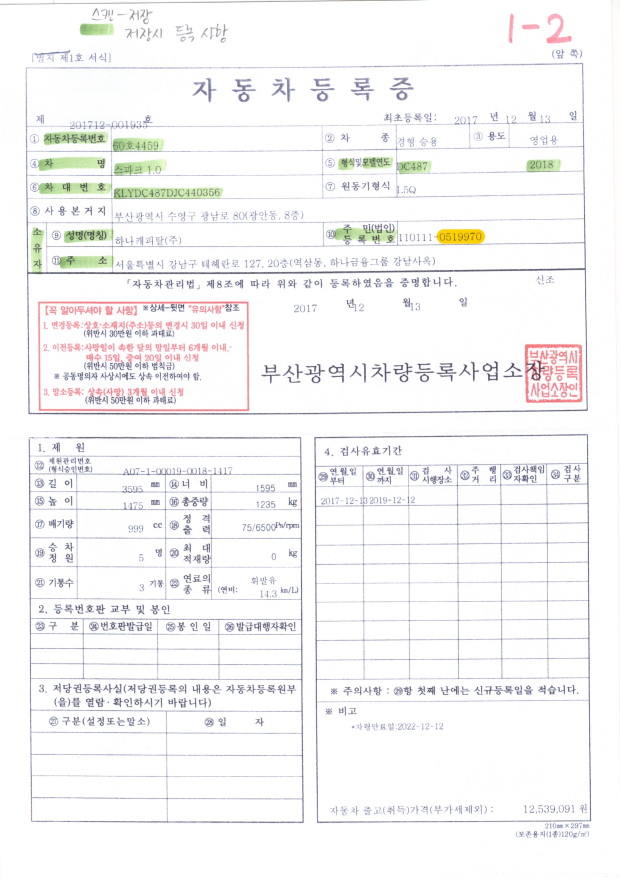
#> input picture document/car_document.jpg, 1240 x 1755 px, found by its file name (shown at 1/2 size)
$ python practice3.py
#> lines starting #> are read from the running program, lines starting #| are printed output that depends on the picture; after the words box and inside, x2 and y2 are one past the last pixel; in counts of white or black regions, pixels touching at a corner belong together
import numpy as np
import cv2
import math


def biggest_contour(contours):
    biggest = np.array([])
    max_area = 0
    for i in contours:
        area = cv2.contourArea(i)
        if area > 100:
            peri = cv2.arcLength(i,True)      # 외각선 길이 반환
            approx = cv2.approxPolyDP(i, 0.015*peri, True)     # 외각선을 근사화(단순화) 합니다.
            if area > max_area and len(approx) == 4:
                biggest = approx
                max_area = area
    return biggest


############## 이미지 전처리 (이미지 업로드, 이진화, blur, canny )

upload_image = cv2.imread("/home/matrix/Desktop/code/AI_POC/document/car_document.jpg", cv2.IMREAD_GRAYSCALE)
#> upload_image: shape (1755, 1240); min 50, max 255, mean 245.8
# upload_image = cv2.resize( upload_image, None, fx = 0.7, fy = 0.7, interpolation = cv2.INTER_AREA )
frame_height,frame_width = upload_image.shape
#> frame_height = 1755; frame_width = 1240

ret, binary_image = cv2.threshold(upload_image, 240, 255, cv2.THRESH_BINARY)   # 이진화
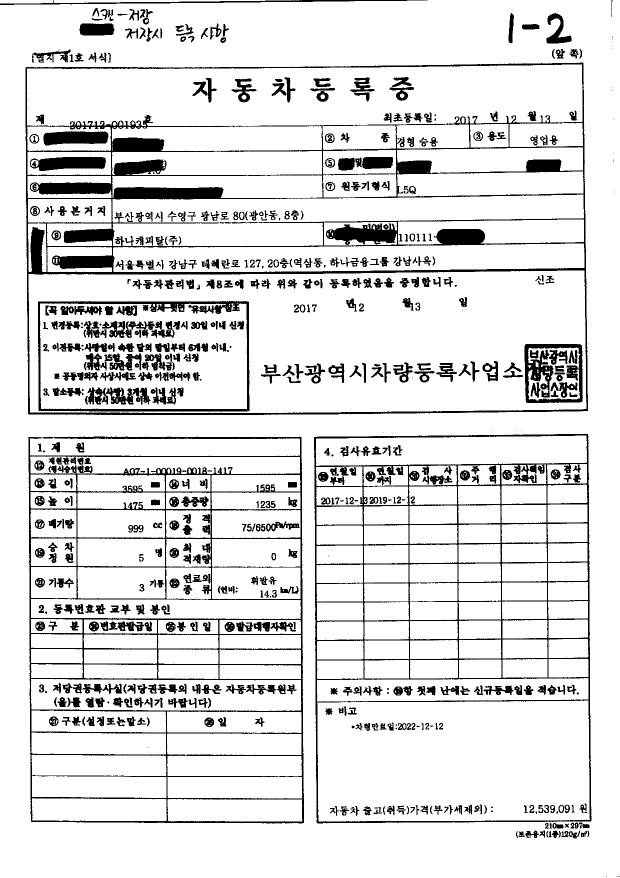
#> binary_image: shape (1755, 1240) (shown at 1/2 size); 87.8% white; 712 black regions (84 under 20 px), largest, box (x1, y1, x2, y2) and area: (51, 125, 1176, 830) 65297, (56, 872, 608, 1647) 35775, (628, 867, 1183, 1647) 30958

gblur_image = cv2.GaussianBlur(binary_image, (3,3), 0)      # 전체적으로 밀도가 동일한 노이즈, 백색 노이즈를 제거하는 기능
canny_image = cv2.Canny(gblur_image, 75,200, True)
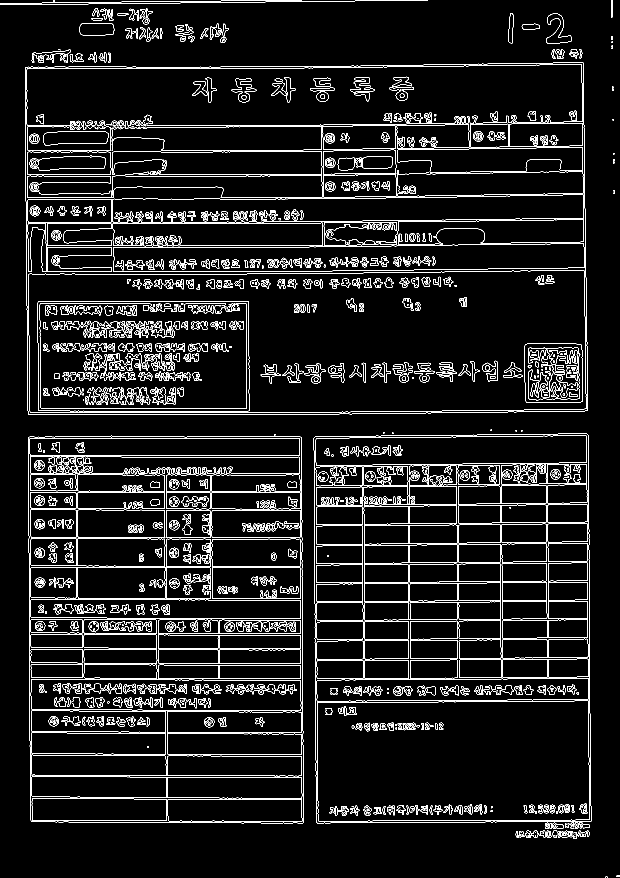
#> canny_image: shape (1755, 1240) (shown at 1/2 size); 6.7% white in thin lines or dots


############### 큰박스 3개 검출

cnts, hierarchy = cv2.findContours(canny_image, cv2.RETR_EXTERNAL, cv2.CHAIN_APPROX_SIMPLE)   # image / mode / method
#> cnts = 86 contours, 38 with area under 20; largest, box (x1, y1, x2, y2) and area: (50, 124, 1176, 830) 777920, (627, 867, 1183, 1647) 424798, (56, 872, 608, 1647) 421382, (158, 46, 229, 71) 1547, (1092, 26, 1143, 87) 1283
cnts = sorted(cnts, key=cv2.contourArea, reverse=True) # contourArea : contour가 그린 면적

upload_image = cv2.cvtColor(upload_image, cv2.COLOR_GRAY2BGR)
#> upload_image: shape (1755, 1240, 3)


######## rect_list에 cnts를 좌상단->우하단 순서로 만들기위해서 좌표를 담아주고 정렬

n = 3

rect_list = []

for i in range(n):
    biggest = biggest_contour(cnts[i:])

    cv2.drawContours(upload_image, [biggest], -1, (255,0,0),3 )

    points = biggest.reshape(4,2)
    input_points = np.zeros((4,2), dtype = "float32")

    points_sum = points.sum(axis = 1)
    input_points[0] = points[np.argmin(points_sum)]   # top left
    input_points[3] = points[np.argmax(points_sum)]   # bottom right

    points_diff = np.diff(points, axis=1)
    input_points[1] = points[np.argmin(points_diff)]   # top right
    input_points[2] = points[np.argmax(points_diff)]   # bottom left

    # [5 lines of commented-out code are left out]

    rect_list.append(input_points)
#> this loop made 3 passes
#> (points, points_sum, points_diff) on passes 1 to 3: ([[1166, 125], [51, 134], [56, 828], [1175, 821]], [1291, 185, 884, 1996], [-1041, 83, 772, -354]), ([[1175, 868], [628, 874], [634, 1646], [1182, 1642]], [2043, 1502, 2280, 2824], [-307, 246, 1012, 460]), ([[56, 874], [62, 1643], [607, 1645], [602, 874]], [930, 1705, 2252, 1476], [818, 1581, 1038, 272])
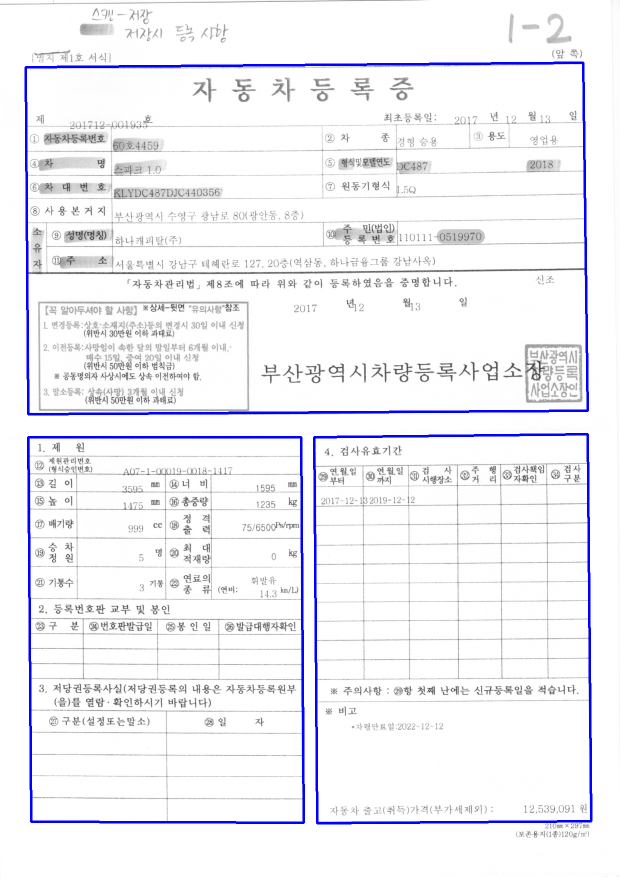
#> upload_image: shape (1755, 1240, 3) (shown at 1/2 size); mean B, G, R 246.8, 241.6, 241.6
#> after the loop, rect_list = [[[51, 134], [1166, 125], [56, 828], [1175, 821]], [[628, 874], [1175, 868], [634, 1646], [1182, 1642]], [[56, 874], [602, 874], [62, 1643], [607, 1645]]]

rect_list2 = []
rect_list3 = []

height_list = [0, frame_height*0.5, frame_height ]
#> height_list = [0, 877.5, 1755]

for j in range(len(height_list)-1):
    rect_list2 = [rect_list[i] for i in range(len(rect_list)) if ((rect_list[i][0][1]+rect_list[i][3][1])/2) >= height_list[j] and ((rect_list[i][0][1]+rect_list[i][3][1])/2) <= height_list[j+1] ]
    rect_list2.sort(key=lambda x: x[0][0])
    for i in rect_list2:
        rect_list3.append(i)
#> this loop made 2 passes
#> after the loop, rect_list3 = [[[51, 134], [1166, 125], [56, 828], [1175, 821]], [[56, 874], [602, 874], [62, 1643], [607, 1645]], [[628, 874], [1175, 868], [634, 1646], [1182, 1642]]]

################## 각 좌표에따라 원근변환

for k in range(n):
    input_points2 = rect_list3[k]

    (top_left, top_right, bottom_left, bottom_right) = input_points2
    bottom_width = np.sqrt( ((bottom_right[0] - bottom_left[0])**2) + ((bottom_right[1] - bottom_left[1])**2) )
    top_width = np.sqrt( ((top_right[0] - top_left[0])**2) + ((top_right[1] - top_left[1])**2) )
    right_height = np.sqrt( ((top_right[0] - bottom_right[0])**2) + ((top_right[1] - bottom_right[1])**2) )
    left_height = np.sqrt( ((top_left[0] - bottom_left[0])**2) + ((top_left[1] - bottom_left[1])**2) )

    max_width = max( int(bottom_width), int(top_width) )
    max_height = max( int(right_height), int(left_height) )

    converted_points = np.float32( [[0,0], [max_width,0], [0,max_height], [max_width, max_height]] )

    matrix = cv2.getPerspectiveTransform(input_points2, converted_points)
    crop_image = cv2.warpPerspective( upload_image , matrix, (max_width,max_height))


    cv2.imshow("upload_image", upload_image)
    cv2.imshow("crop_image", crop_image)

    cv2.waitKey(0)
    cv2.destroyAllWindows()
    print(max_width,max_height)


    ##################### 큰박스안에서 작은 박스찾기

    crop_image = cv2.cvtColor(crop_image, cv2.COLOR_BGR2GRAY)
    ret, small_binary_image = cv2.threshold(crop_image, 240, 255, cv2.THRESH_BINARY)   # 이진화


    small_cnts, hierarchy = cv2.findContours(small_binary_image, cv2.RETR_EXTERNAL, cv2.CHAIN_APPROX_SIMPLE)   # image / mode / method
    small_cnts = sorted(small_cnts, key=cv2.contourArea, reverse=True) # contourArea : contour가 그린 면적
    # print(len(small_cnts))

    ##################### 작은박스들 좌상단 순서로 정렬

    small_rect_list = []    # rect를 담기위한 list

    for i in range(len(small_cnts)):
        small_rect_list.append(cv2.minAreaRect(small_cnts[i]))   # small_rect_list에 검출된 rect 수만큼 추가

    small_rect_list2 = []
    small_rect_list3 = []


    if k == 0 :
        height_list = [0, max_height*0.1617, max_height*0.2318, max_height*0.3073, max_height*0.3733, max_height*0.442, max_height*0.5054, max_height*0.5701, max_height ]
        # 120, 172, 228, 277, 328, 375, 423, 734    / 742, 1173 = height, width

    elif k == 1:
        height_list = [0,max_height*0.0513, max_height*0.1099, max_height*0.1526, max_height*0.1954,max_height*0.2357,max_height*0.2772,max_height*0.3541,max_height*0.419,max_height ]
        # 0, 42, 90, 125, 160, 193, 227, 290, 434  / 819, 566
    elif k == 2:
        break

    for j in range(len(height_list)):
        small_rect_list2 = [small_rect_list[i] for i in range(len(small_rect_list)) if small_rect_list[i][0][1] >= height_list[j] and small_rect_list[i][0][1] <= height_list[j+1] ]
        small_rect_list2.sort(key=lambda tup: tup[0][0])
        for i in small_rect_list2:
            small_rect_list3.append(i)


    #################### m번 박스 추출

    image_number = 0

    for m in range(len(small_rect_list3)):

        rect = small_rect_list3[m]
        # print(rect)
        r = cv2.boxPoints(rect)
        copy_r = r.copy()

        if rect[2] > 10:        # 각도가 10도이상이라면, 좌표값 순서를 통일하기 위해 변경
            r[0], r[1], r[2], r[3] = copy_r[3],copy_r[0],copy_r[1],copy_r[2]

        box2 = np.int0(r)     # r을 int로 변환


        if rect[2] > 10:
            W = rect[1][1]
            H = rect[1][0]
        else:
            W = rect[1][0]
            H = rect[1][1]

        if W > 30 and H >30:

            crop_image2 = cv2.cvtColor(crop_image, cv2.COLOR_GRAY2BGR)
            cv2.drawContours(crop_image2, [box2], -1, (255,0,0), 2)      # img / 좌표 / 외곽선 index, -1하면 모든 외곽선 그리기 / 색 / 굵기
            cv2.imshow("crop_image2", crop_image2)

            OCR_crop_image = crop_image2[ box2[1][1] : box2[1][1] + int(H) , box2[1][0] : box2[1][0] + int(W) ]
            cv2.imshow("OCR_crop_image_{}".format(image_number), OCR_crop_image)
            image_number += 1


        cv2.waitKey(0)
        cv2.destroyAllWindows()
#> this loop made 3 passes
#> (top_left, top_right, bottom_left, bottom_right, bottom_width, top_width, right_height, left_height) on passes 1 to 2: ([51, 134], [1166, 125], [56, 828], [1175, 821], 1119, 1115, 696.1, 694), ([56, 874], [602, 874], [62, 1643], [607, 1645], 545, 546, 771, 769)
#> (top_left, top_right, bottom_left, bottom_right, bottom_width, top_width, right_height, left_height) on pass 3: ([628, 874], [1175, 868], [634, 1646], [1182, 1642], 548, 547, 774, 772)
#| 1119 696
#| 546 771
#| 548 774
#> pass 1, `ret, small_binary_image = cv2.threshold(crop_image, 240, 255, cv2.THRE..`:
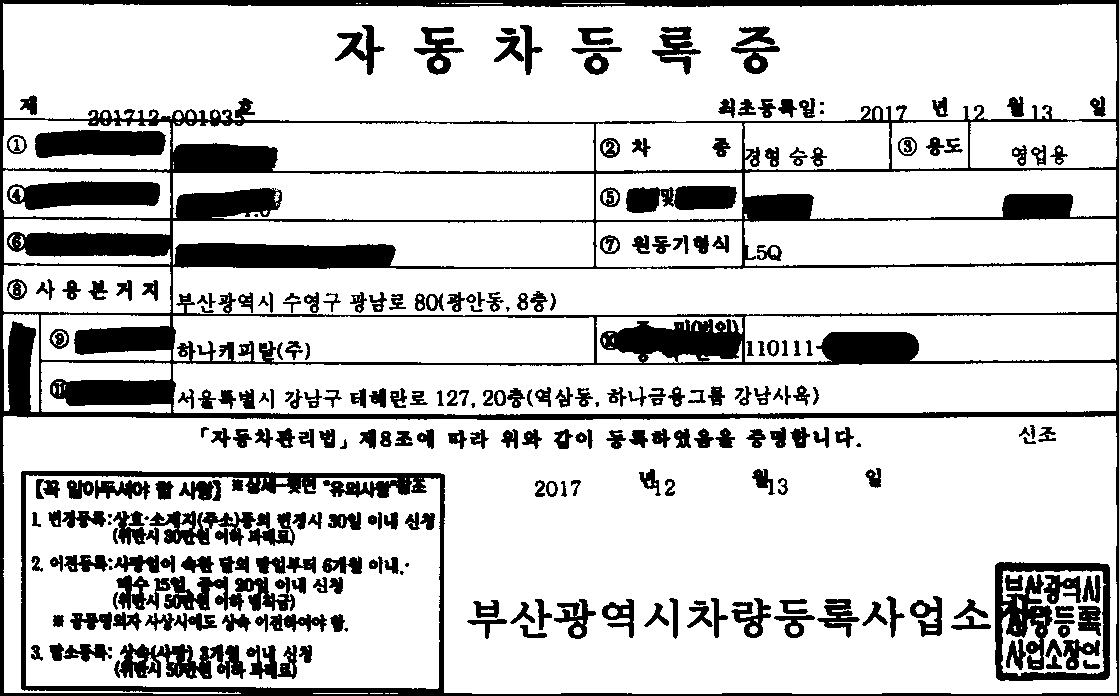
#> small_binary_image: shape (696, 1119); 80.3% white; 277 black regions (17 under 20 px), largest, box (x1, y1, x2, y2) and area: (0, 0, 1119, 696) 79013, (995, 562, 1111, 681) 5255, (7, 181, 160, 210) 3328
#> pass 1, `cv2.imshow("crop_image2", crop_image2)`:
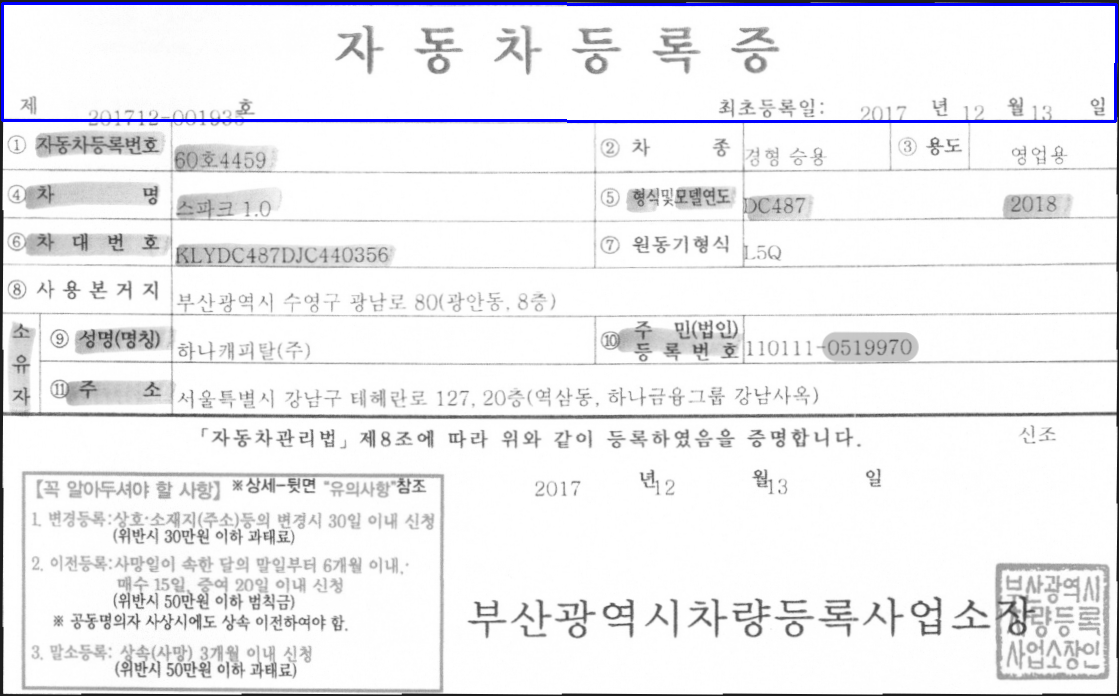
#> window 'crop_image2': shape (696, 1119, 3); mean B, G, R 240.5, 238.1, 238.1
#> after the loop:
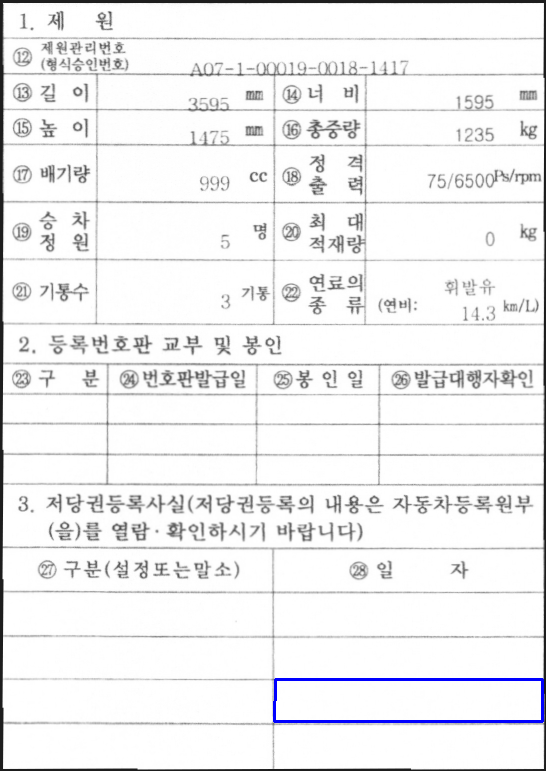
#> crop_image2: shape (771, 546, 3); mean B, G, R 241, 239.9, 239.9
#> after the loop:
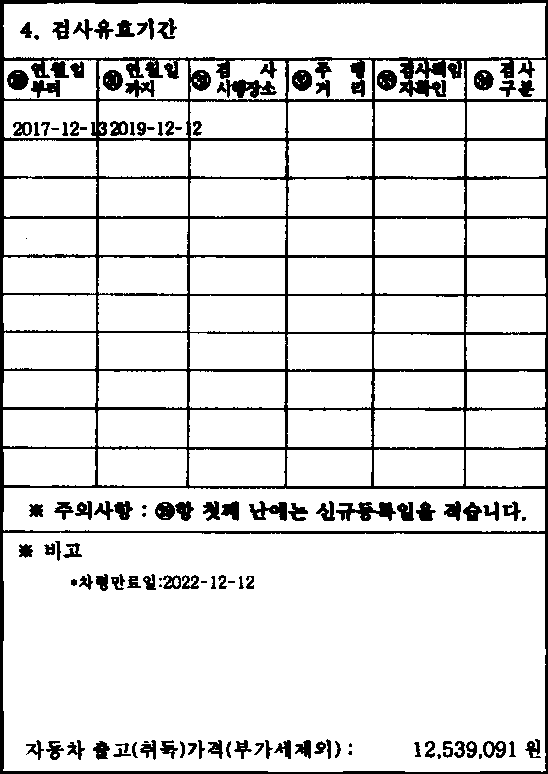
#> small_binary_image: shape (774, 548); 87.9% white; 118 black regions (16 under 20 px), largest, box (x1, y1, x2, y2) and area: (0, 0, 548, 774) 35779, (336, 502, 396, 521) 629, (217, 79, 277, 98) 610


# cv2.waitKey(0)
# cv2.destroyAllWindows()

$ run again, with document/consturction_document.jpg copied over document/car_document.jpg
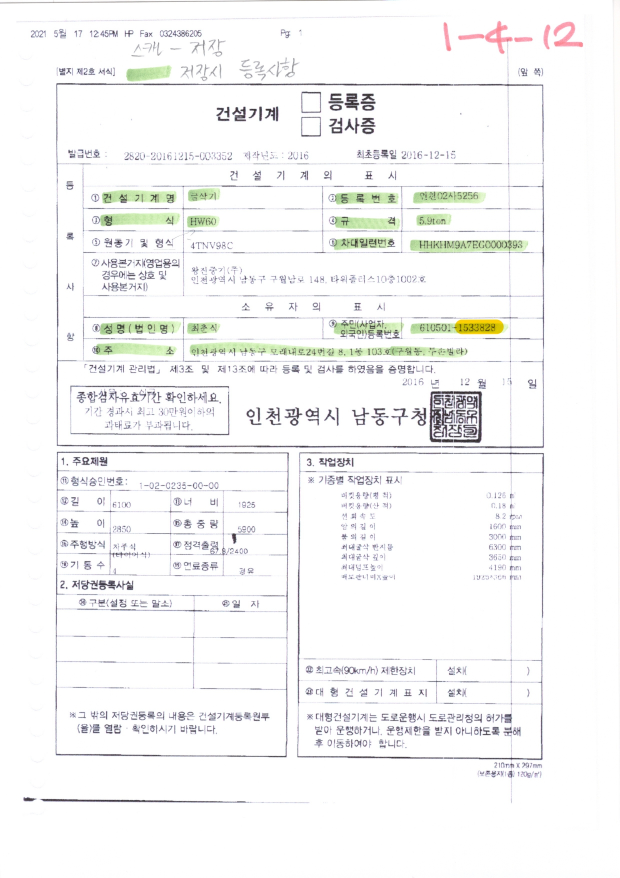
#> input picture document/consturction_document.jpg, 1240 x 1755 px, found by its file name (shown at 1/2 size)
#> binary_image: shape (1755, 1240); 89% white; 958 black regions (250 under 20 px), largest, box (x1, y1, x2, y2) and area: (112, 41, 1089, 1607) 58810, (110, 902, 578, 1515) 18872, (379, 684, 936, 715) 10449
#> `canny_image = cv2.Canny(gblur_image, 75,200, True)`:
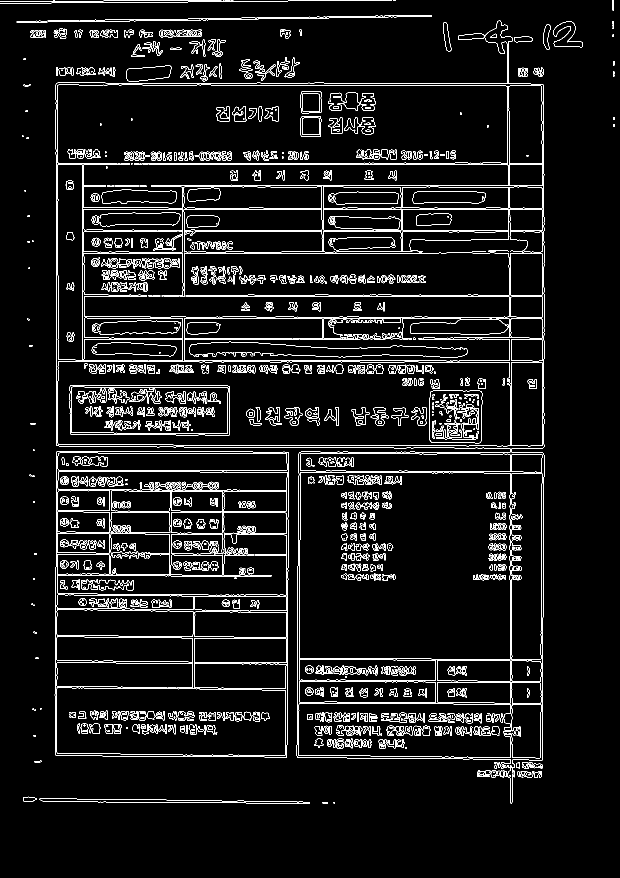
#> canny_image: shape (1755, 1240) (shown at 1/2 size); 5.7% white in thin lines or dots
#> cnts = 375 contours, 173 with area under 20; largest, box (x1, y1, x2, y2) and area: (109, 902, 578, 1515) 282991, (596, 906, 1085, 1515) 281340, (114, 169, 1086, 893) 245604, (1017, 171, 1086, 372) 12971, (805, 418, 1085, 462) 11576
#> the loop `for i in range(n):` made 3 passes
#> (points, points_sum, points_diff) on passes 1 to 3: ([[113, 903], [111, 1510], [573, 1514], [577, 905]], [1016, 1621, 2087, 1482], [790, 1399, 941, 328]), ([[804, 376], [805, 415], [1017, 414], [1016, 374]], [1180, 1220, 1431, 1390], [-428, -390, -603, -642]), ([[804, 376], [805, 415], [1017, 414], [1016, 374]], [1180, 1220, 1431, 1390], [-428, -390, -603, -642])
#> after the loop `for i in range(n):`: rect_list = [[[113, 903], [577, 905], [111, 1510], [573, 1514]], [[804, 376], [1016, 374], [805, 415], [1017, 414]], [[804, 376], [1016, 374], [805, 415], [1017, 414]]]
#> the loop `for j in range(len(height_list)-1):` made 2 passes
#> after the loop `for j in range(len(height_list)-1):`: rect_list3 = [[[804, 376], [1016, 374], [805, 415], [1017, 414]], [[804, 376], [1016, 374], [805, 415], [1017, 414]], [[113, 903], [577, 905], [111, 1510], [573, 1514]]]
#> the loop `for k in range(n):` made 3 passes
#> (top_left, top_right, bottom_left, bottom_right, bottom_width, top_width, right_height, left_height) on passes 1 to 2: ([804, 376], [1016, 374], [805, 415], [1017, 414], 212, 212, 40.01, 39.01), ([804, 376], [1016, 374], [805, 415], [1017, 414], 212, 212, 40.01, 39.01)
#> (printed output is left out)
#> after the loop `for k in range(n):`:
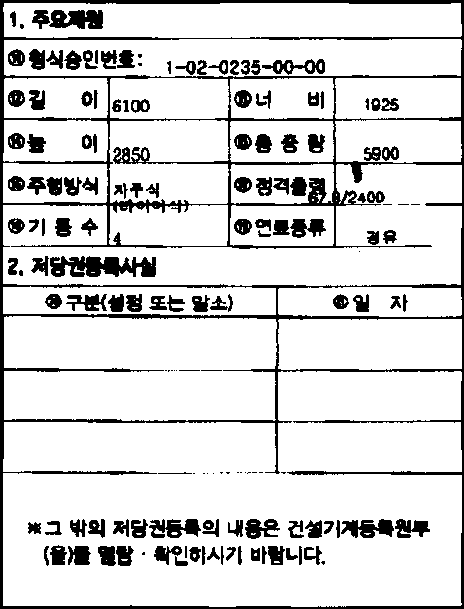
#> small_binary_image: shape (609, 464); 84.7% white; 155 black regions (27 under 20 px), largest, box (x1, y1, x2, y2) and area: (0, 0, 464, 609) 20859, (50, 256, 156, 277) 1546, (49, 10, 103, 29) 789
